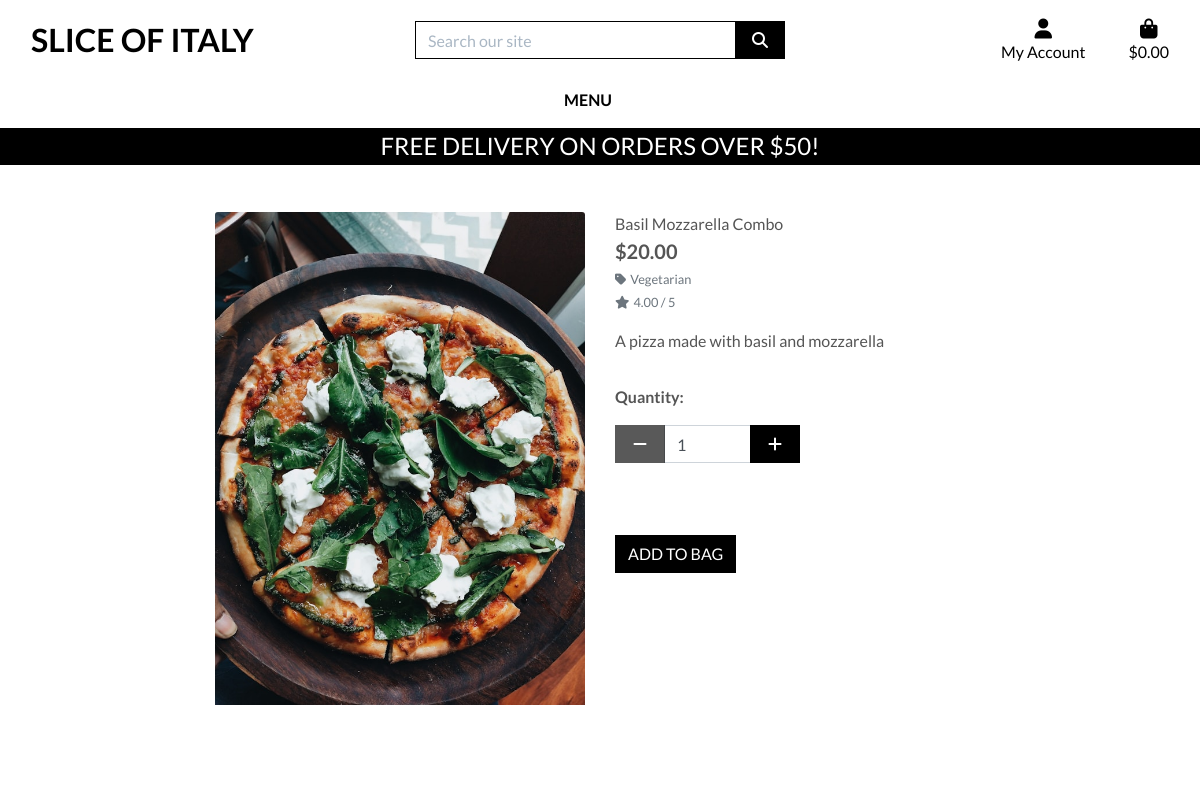
/pizzas/1/, run on the app's committed database.
### pizzas/models.py (models this page shows, shortened)
class Pizza(models.Model):
    category = models.ForeignKey('Category', null=True, blank=True, on_delete=models.SET_NULL)
    sku = models.CharField(max_length=254, null=True, blank=True)
    name = models.CharField(max_length=254)
    description = models.TextField()
    price = models.DecimalField(max_digits=6, decimal_places=2)
    rating = models.DecimalField(max_digits=6, decimal_places=2, null=True, blank=True)
    image_url = models.URLField(max_length=1024, null=True, blank=True)
    image = models.ImageField(null=True, blank=True)

class Category(models.Model):
    class Meta:
        verbose_name_plural = 'Categories'
    name = models.CharField(max_length=254)
    friendly_name = models.CharField(max_length=254, null=True, blank=True)

### pizzas/views.py (the view)
# urls.py: path('<int:pizza_id>/', views.pizza_detail, name='pizza_detail'),
def pizza_detail(request, pizza_id):
    pizza = get_object_or_404(Pizza, pk=pizza_id)
    context = {'pizza': pizza}
    return render(request, 'pizzas/pizza_detail.html', context)

### bag/contexts.py (called while the page is built, shortened)
def bag_contents(request):
    bag_items = []
    total = 0
    pizza_count = 0
    bag = request.session.get('bag', {})
    if total < settings.FREE_DELIVERY_THRESHOLD:
        delivery = total * Decimal(settings.STANDARD_DELIVERY_PERCENTAGE / 100)
        free_delivery_delta = settings.FREE_DELIVERY_THRESHOLD - total
    else:
        delivery = 0
        free_delivery_delta = 0
    grand_total = delivery + total
    context = {
        'bag_items': bag_items,
        'total': total,
        'pizza_count': pizza_count,
        'delivery': delivery,
        'free_delivery_delta': free_delivery_delta,
        'free_delivery_threshold': settings.FREE_DELIVERY_THRESHOLD,
        'grand_total': grand_total,
    }
    return context

### pizzas/templates/pizzas/pizza_detail.html (shortened to what this page needs)
{% extends "base.html" %}
{% load static %}
{% block page_header %}
    <div class="container header-container">
    </div>
{% endblock %}
{% block content %}
    <div class="overlay"></div>
    <div class="container-fluid">
        <div class="row">
            <div class="col-12 col-md-6 col-lg-4 offset-lg-2">
                <div class="image-container my-5">
                    {% if pizza.image %}
                        <a href="{{ pizza.image.url }}" target="_blank">
                            <img class="card-img-top img-fluid" src="{{ pizza.image.url }}" alt="{{ pizza.name }}">
                        </a>
                    {% else %}
                        <a href="">
                            <img class="card-img-top img-fluid" src="{{ MEDIA_URL }}noimage.png" alt="{{ pizza.name }}">
                        </a>
                    {% endif %}
                </div>
            </div>
            <div class="col-12 col-md-6 col-lg-4">
                <div class="pizza-details-container mb-5 mt-md-5">
                    <p class="mb-0">{{ pizza.name }}</p>
                    <p class="lead mb-0 text-left font-weight-bold">${{ pizza.price }}</p>
                    {% if pizza.category %}
                    <p class="small mt-1 mb-0">
                        <a class="text-muted" href="{% url 'pizzas' %}?category={{ pizza.category.name }}">
                            <i class="fas fa-tag mr-1"></i>{{ pizza.category.friendly_name }}
                        </a>
                    </p>
                    {% endif %}
                    {% if pizza.rating %}
                        <small class="text-muted"><i class="fas fa-star mr-1"></i>{{ pizza.rating }} / 5</small>
                    {% else %}
                        <small class="text-muted">No Rating</small>
                    {% endif %}
                    <p class="mt-3">{{ pizza.description }}</p>
                    <form class="form" action="{% url 'add_to_bag' pizza.id %}" method="POST">
                        <div class="form-row">
                            <div class="col-12">
                                <p class="mt-3"><strong>Quantity:</strong></p>
                                <div class="form-group w-50">
                                    <div class="input-group">
                                        <div class="input-group-prepend">
                                            <button class="decrement-qty btn btn-black rounded-0"
                                                data-item_id="{{ pizza.id }}" id="decrement-qty_{{ pizza.id }}">
                                                <span class="icon">
                                                    <i class="fas fa-minus"></i>
                                                </span>
                                            </button>
                                        </div>
                                        <input class="form-control qty_input" type="number"
                                            name="quantity" value="1" min="1" max="99"
                                            data-item_id="{{ pizza.id }}"
                                            id="id_qty_{{ pizza.id }}">
                                        <div class="input-group-append">
                                            <button class="increment-qty btn btn-black rounded-0"
                                                data-item_id="{{ pizza.id }}" id="increment-qty_{{ pizza.id }}">
                                                <span class="icon">
                                                    <i class="fas fa-plus"></i>
                                                </span>
                                            </button>
                                        </div>
                                    </div>
                                </div>
                            </div>
                            <div class="col-12 mt-2">
                                <input type="submit" class="btn btn-black rounded-0 text-uppercase mt-5" value="Add to Bag">
                            </div>
                        </div>
                    </form>
                </div>
            </div>
        </div>
    </div>
{% endblock %}

### static/css/base.css (style rules this page uses)
html { height: 100%; }
body { background: url('/media/homepage_background_cropped.jpg') no-repeat center center fixed; background-size: cover; height: calc(100vh - 164px); color: #555; font-family: 'Lato'; }
.icon { align-items: center; display: inline-flex; justify-content: center; height: 1.5rem; width: 1.5rem; }
.btn-black { background: black; color: white; }
.overlay { height: 100%; width: 100%; top: 0; left: 0; position: fixed; background: white; z-index: -1; }
@media (min-width: 1200px) { .container { max-width: 80%; } }
@media (min-width: 992px) { .header-container { padding-top: 164px; } }

### data on the page
Pizza: image (picture), name "Basil Mozzarella Combo", price "20.00", category.friendly_name "Vegetarian", rating "4.00", description "A pizza made with basil and mozzarella", quantity "1"

### other printed values
{{ free_delivery_threshold }} "50"
